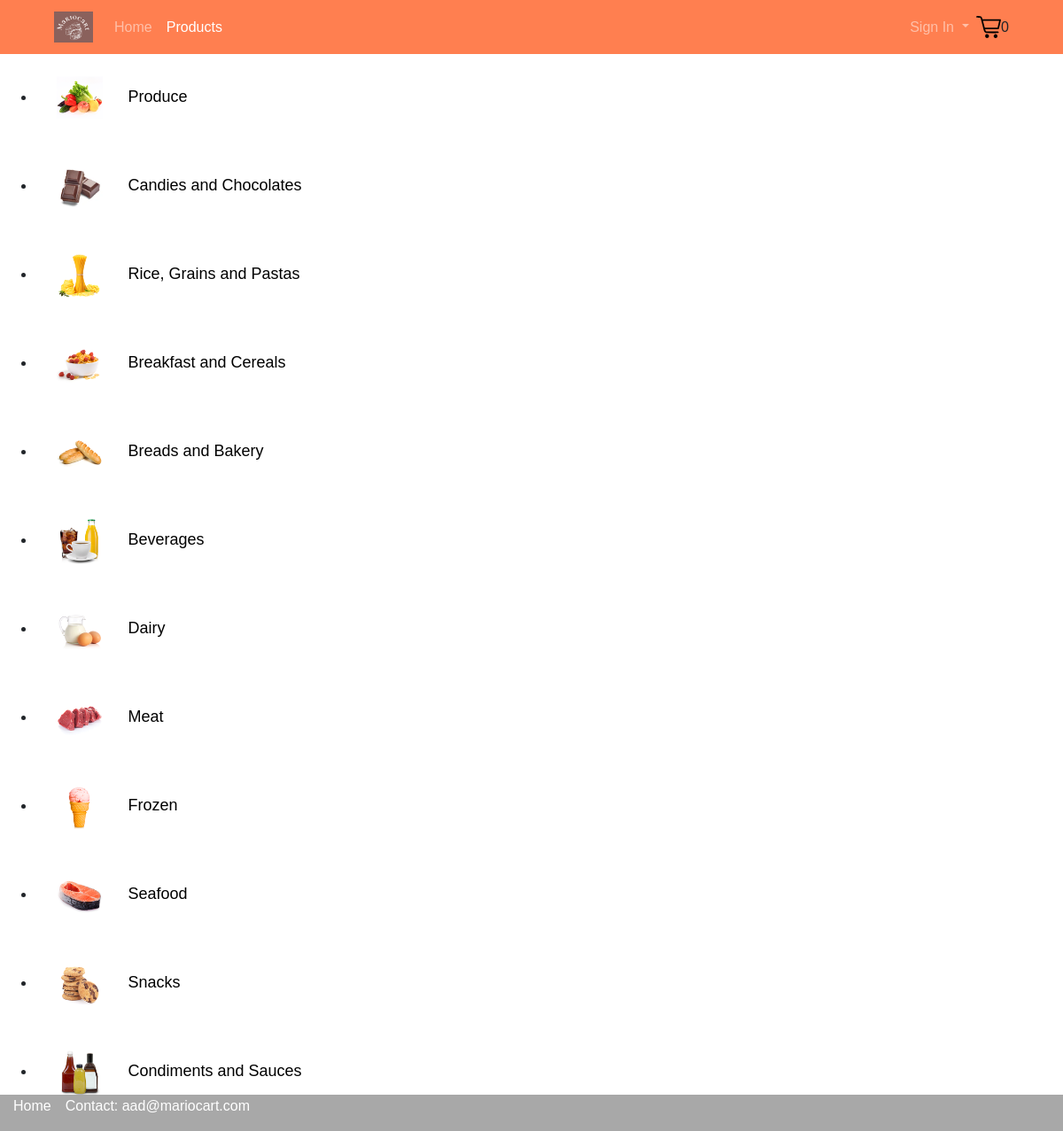
The page /categories on the database as committed earlier.
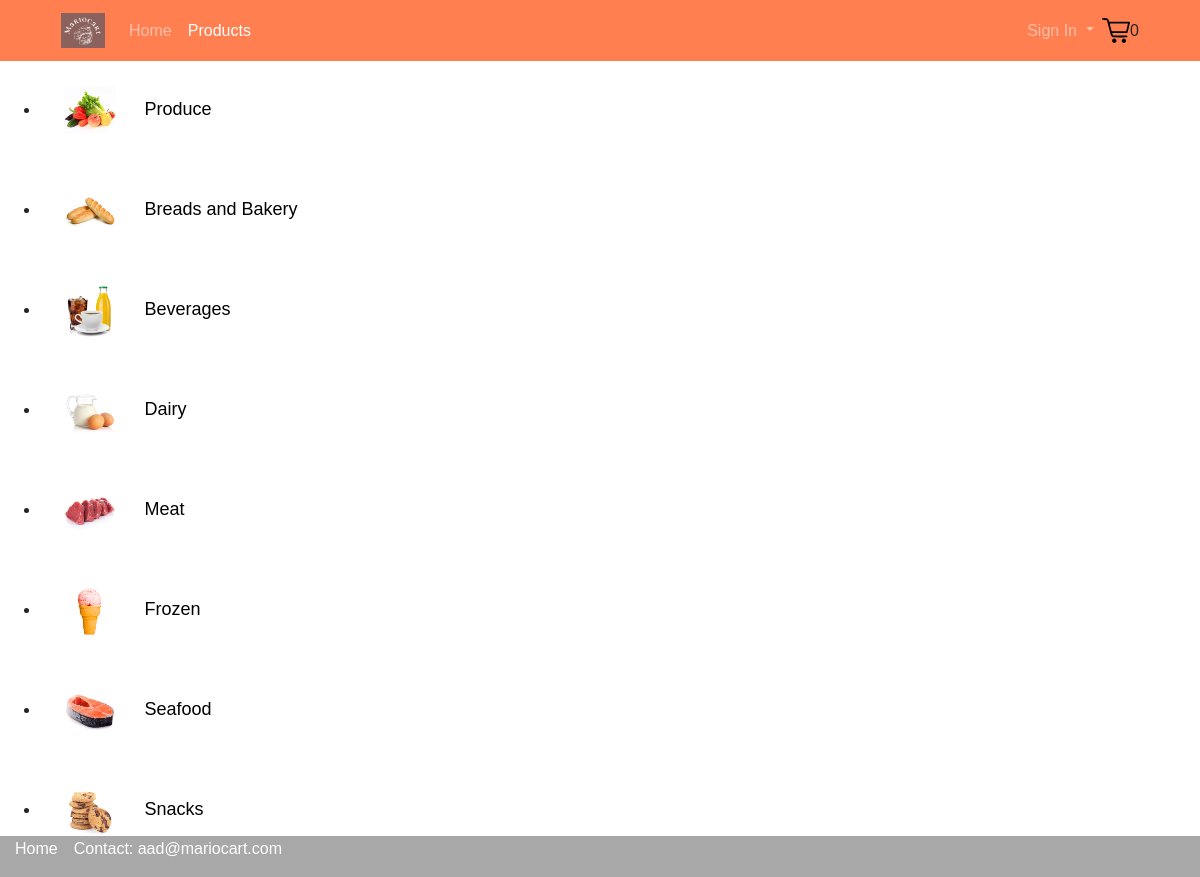
The same page on the database as committed later.
### tables this page shows
CREATE TABLE categories (
    categoryid TEXT PRIMARY KEY
    ,image TEXT
    ,name TEXT NOT NULL
);

### run.py (the view)
@app.route('/categories')
def categories():
    data = get_db().get_categories(12)
    return render_template('categories.html', data = data)

### db.py (called while the page is built)
    def select(self, sql, parameters=[]):
        c = self.conn.cursor()
        c.execute(sql, parameters)
        return c.fetchall()

    def get_categories(self, n):
        data = self.select(
            'SELECT * FROM categories ORDER BY categoryid ASC LIMIT ?', [n])
        return [{
            'categoryid': d[0]
            ,'image': d[1]
            ,'name': d[2]
        } for d in data]

### run.py (called while the page is built)
def get_db():
    db = getattr(g, '_database', None)
    if db is None:
        db = Database(DATABASE_PATH)
    return db

### templates/categories.html (shortened to what this page needs)
{% extends 'base.html' %}
{% set active = "Categories" %}
{% block content %}
  <ul>
    {% for category in data %}
    <li>
        <img src=" {{ url_for('static', filename='img/categories/' + category.image) }} " alt=" {{ category['name'] }} " style="height: 100px; width: 100px; padding: 1.5rem;">
        <a style="font-size: large; color: black;" href="{{ url_for('products', categoryid=category.categoryid) }}">{{ category.name }}</a>
    </li>
    {% endfor %}
</ul>
{% endblock %}

### templates/base.html (shortened to what this page needs)
<!DOCTYPE html>
<html>
<head>
    <link rel="stylesheet" href="/static/lib/bootstrap/bootstrap.min.css">
    <link rel="stylesheet" href="/static/css/base.css">
</head>
<body>
    <header>
        <div class="container">
            <nav class="navbar navbar-expand-md navbar-dark">
                <a class="navbar-brand" href="/"><img src="/static/img/logo-png1.png" style="max-height: 35px;"></a>
                <div class="collapse navbar-collapse" id="navbarSupportedContent">
                    <ul class="navbar-nav mr-auto">
                        <li class="nav-item{% if active == 'Home' %} active{% endif %}">
                            <a class="nav-link" href="/">Home</a>
                        </li>
                        <li class="nav-item{% if active == 'Categories' %} active {% endif %}">
                            <a class="nav-link" href="/categories">Products</a>
                        </li>
                    </ul>
                    <ul class="navbar-nav ml-auto">
                        {% if session['user'] %}
                        <li class="nav-item dropdown">
                            <a class="nav-link dropdown-toggle dropdown" href="#" id="navbarDropdown" role="button"
                                data-toggle="dropdown" aria-haspopup="true" aria-expanded="false">
                                Hi {{ session['user']['firstname'] }}!
                            </a>
                            <div class="dropdown-menu" aria-labelledby="navbarDropdown">
                                    <a class="dropdown-item loggedin" id="my-account" href="/my_account">My Account</a>
                                    <a class="dropdown-item loggedin" id="logout" href="/logout">Log out</a>
                            </div>
                        </li>
                        {% else %}
                        <li class="nav-item">
                            <a class="nav-link dropdown-toggle dropdown" href="#" id="navbarDropdown" role="button"
                            data-toggle="dropdown" aria-haspopup="true" aria-expanded="false"> Sign In
                        </a>
                        </li>
                        {% endif %}
                    </ul>
                </div>
                <a href="{% if session['user'] %}/cart{% endif %}" class="nav-item" {% if not session['user'] %}
                onclick="alert('Please sign in to add products to cart!'); return false;"{% endif %}>
                <img src="/static/img/cart1.svg" id="cart-icon" style="max-height: 25px;"></a>
                <span id="cart-quantity"> {{ session['cart_quantity'] }} </span>
            </nav>
        </div>
    </header>
    <main>
        {% block content %} {% endblock %}
    </main>
</body>
    {% block footer %}
    <div class="footer">
        <p><a href="/" style="color: white">Home</a>&emsp;Contact: aad@mariocart.com</p>
    </div>
    {% endblock %}
</html>

### static/css/base.css (style rules this page uses)
body { font-size: 1rem; font-family: "Montserrat", sans-serif; }
header { background: #ff7f50; }
.footer { position: fixed; left: 0; bottom: 0; width: 100%; background-color: #A8A8A8; color: white; padding: 0.5px; padding-left: 15px; }

Rows that differ between the two databases and show on the page:
removed categories: image (picture), name "Candies and Chocolates"
removed categories: image (picture), name "Rice, Grains and Pastas"
removed categories: image (picture), name "Breakfast and Cereals"
removed categories: image (picture), name "Condiments and Sauces"
